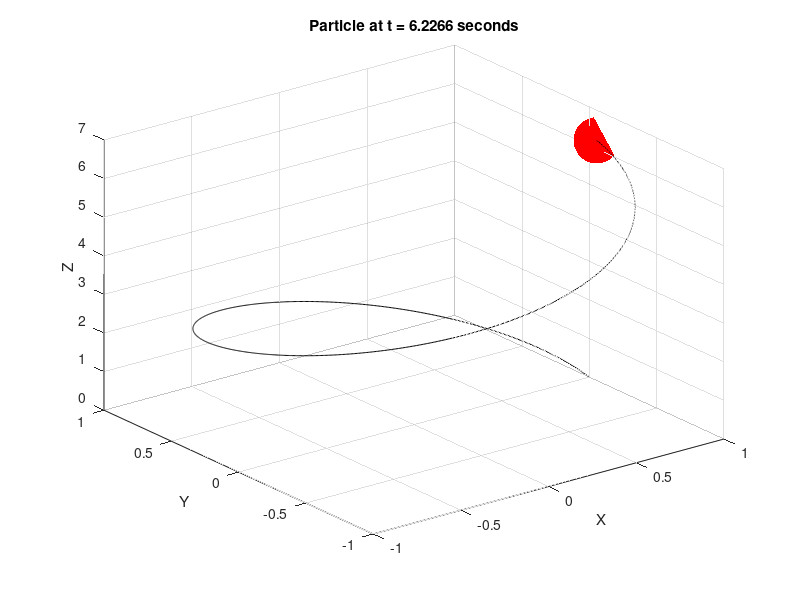

This figure's MATLAB source:
clear;
clc;
close all;

% Define the domain
t = linspace(0, 2*pi, 1000);

% Define the mapping
x = cos(t);
y = sin(t);
z = (t);

figure;


for k = 1:10:length(t)
    % Clear figure
    clf;
    
    % Get data for instant k
    t_k = t(k);
    x_k = x(k);
    y_k = y(k);
    z_k = z(k);
    
    
    % Plot the current position of the particle
    plot3(x_k, y_k, z_k, '.r', 'MarkerSize', 100);
    hold on;
    grid on;

    % Set labels and title

    plot3(x,y,z, 'k')
    xlabel('X');
    ylabel('Y');
    zlabel('Z');
    title(['Particle at t = ' num2str(t_k) ' seconds']);   
    
    % Draw the current frame
    drawnow;

    % save the animation frames
    % vectorAnimation(end+1) = getframe(gcf);  
end

% Create video writer object
% miAnimacion = VideoWriter("circle_animation", "MPEG-4");
% miAnimacion.FrameRate = 20;

% Open the VideoWriter object
% open(miAnimacion);
% writeVideo(miAnimacion, vectorAnimation);
% close(miAnimacion);